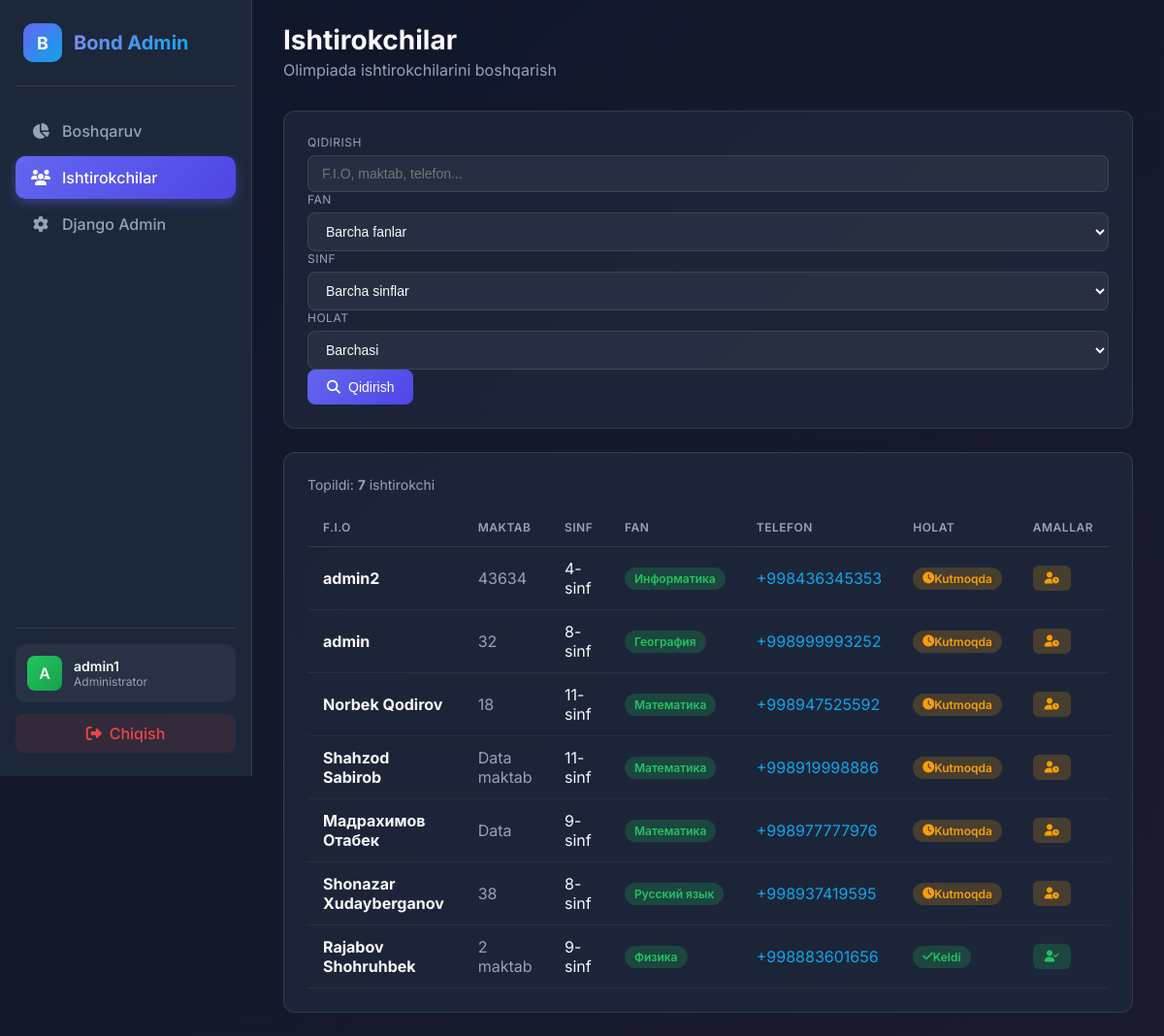
Before: /panel/participants/ (signed in) with the older database file.
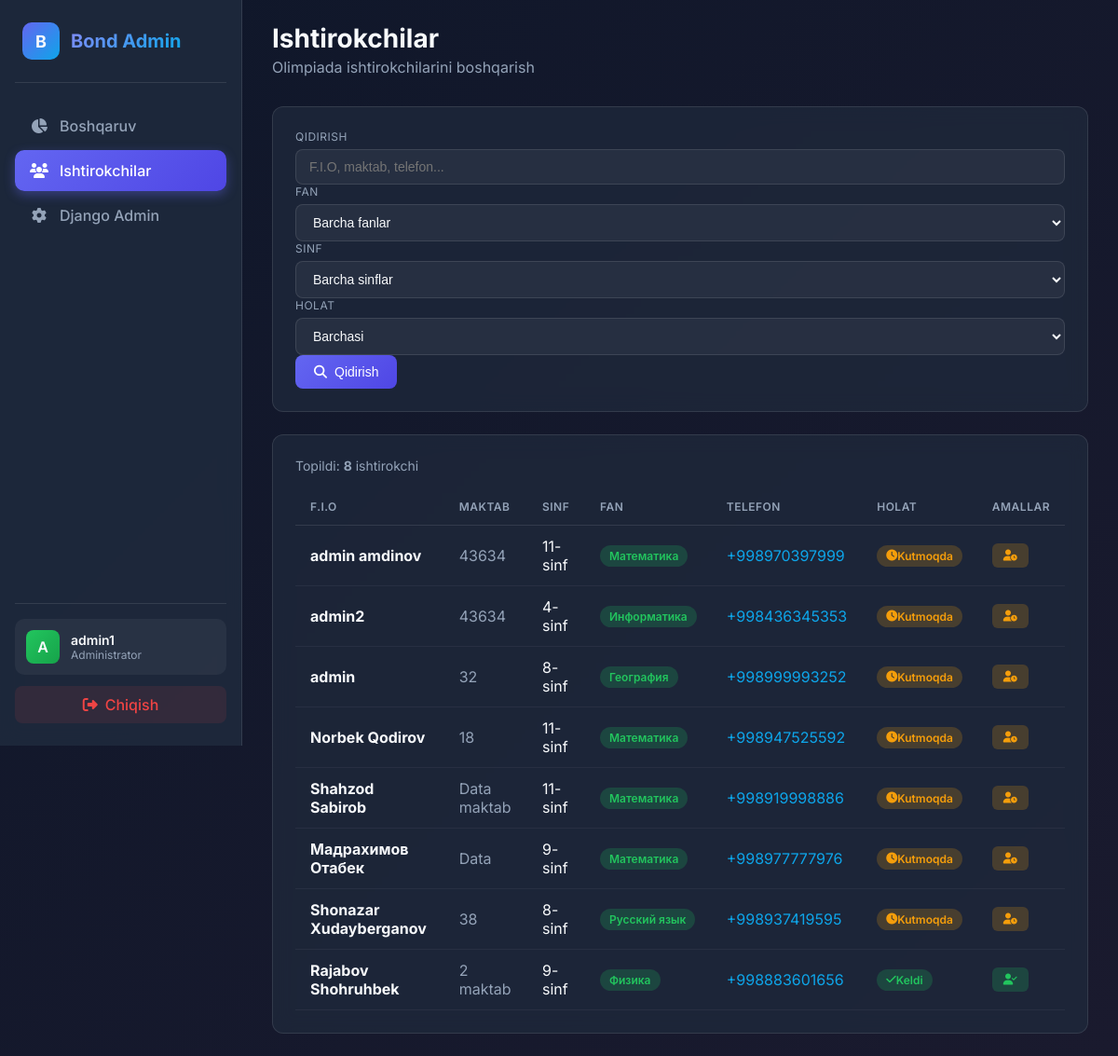
After: the same page with the newer database file.
### apps/public/models.py (models this page shows, shortened)
class Participant(models.Model):
    GRADE_CHOICES = [(i, str(i)) for i in range(1, 12)]
    LANGUAGE_CHOICES = [
        ('ru', 'Русский'),
        ('uz', "O'zbek"),
    ]
    id = models.UUIDField(primary_key=True, default=uuid.uuid4, editable=False)
    username = models.CharField(max_length=50, unique=True, verbose_name="Логин")
    password = models.CharField(max_length=128, verbose_name="Пароль")
    fullname = models.CharField(max_length=255, verbose_name="ФИО участника")
    phone_number = models.CharField(
        max_length=20, unique=True, verbose_name="Номер телефона"
    )
    region = models.CharField(max_length=100, verbose_name="Регион", default="")
    district = models.CharField(max_length=100, verbose_name="Район")
    school = models.CharField(max_length=255, verbose_name="Школа")
    grade = models.PositiveSmallIntegerField(
        choices=GRADE_CHOICES, verbose_name="Класс"
    )
    teacher_fullname = models.CharField(max_length=255, verbose_name="ФИО учителя")
    subject = models.ForeignKey(
        Subject,
        on_delete=models.SET_NULL,
        null=True,
        blank=True,
        verbose_name="Предмет",
    )
    test_language = models.CharField(
        max_length=2,
        choices=LANGUAGE_CHOICES,
        default='ru',
        verbose_name="Язык теста"
    )
    is_checked_in = models.BooleanField(default=False, verbose_name="Присутствовал")
    checked_in_at = models.DateTimeField(
        null=True, blank=True, verbose_name="Время отметки"
    )
    created_at = models.DateTimeField(
        auto_now_add=True, verbose_name="Дата регистрации"
    )
    score = models.IntegerField(default=0, verbose_name="Балл")
    telegram_user_id = models.BigIntegerField(
        null=True, blank=True, verbose_name="Telegram ID"
    )
    telegram_subscribed = models.BooleanField(
        default=False, verbose_name="Подписан на канал"
    )
    class Meta:
        verbose_name = "Участник"
        verbose_name_plural = "Участники"
        ordering = ["-created_at"]

class Subject(models.Model):
    name = models.CharField(max_length=100, verbose_name="Название предмета")
    class Meta:
        verbose_name = "Предмет"
        verbose_name_plural = "Предметы"
        ordering = ["name"]

### apps/admin_panel/views.py (the view)
# urls.py: path("participants/", views.ParticipantListView.as_view(), name="participants"),
class ParticipantListView(LoginRequiredMixin, View):
    login_url = "/panel/login/"
    def get(self, request):
        participants = Participant.objects.all()
        search = request.GET.get("search", "")
        if search:
            participants = participants.filter(
                Q(fullname__icontains=search)
                | Q(school__icontains=search)
                | Q(phone_number__icontains=search)
            )
        subject_id = request.GET.get("subject")
        if subject_id:
            participants = participants.filter(subject_id=subject_id)
        grade = request.GET.get("grade")
        if grade:
            participants = participants.filter(grade=grade)
        checkin_status = request.GET.get("checkin")
        if checkin_status == "yes":
            participants = participants.filter(is_checked_in=True)
        elif checkin_status == "no":
            participants = participants.filter(is_checked_in=False)
        subjects = Subject.objects.all()
        context = {
            "participants": participants,
            "subjects": subjects,
            "search": search,
            "selected_subject": subject_id,
            "selected_grade": grade,
            "selected_checkin": checkin_status,
        }
        return render(request, "admin_panel/participants.html", context)

### apps/admin_panel/templates/admin_panel/participants.html (shortened to what this page needs)
{% extends 'admin_panel/base.html' %}
{% block content %}
<div class="page-header">
    <div>
        <h1 class="page-title">Ishtirokchilar</h1>
        <p class="page-subtitle">Olimpiada ishtirokchilarini boshqarish</p>
    </div>
</div>
<div class="card" style="margin-bottom: 24px;">
    <form method="get" class="filters">
        <div class="filter-group" style="flex: 2;">
            <label class="filter-label">Qidirish</label>
            <input type="text" name="search" class="filter-input" placeholder="F.I.O, maktab, telefon..." value="{{ search }}">
        </div>
        <div class="filter-group">
            <label class="filter-label">Fan</label>
            <select name="subject" class="filter-select">
                <option value="">Barcha fanlar</option>
            </select>
        </div>
        <div class="filter-group">
            <label class="filter-label">Sinf</label>
            <select name="grade" class="filter-select">
                <option value="">Barcha sinflar</option>
            </select>
        </div>
        <div class="filter-group">
            <label class="filter-label">Holat</label>
            <select name="checkin" class="filter-select">
                <option value="">Barchasi</option>
            </select>
        </div>
        <div class="filter-btn">
            <button type="submit" class="btn btn-primary">
                <i class="fas fa-search"></i> Qidirish
            </button>
        </div>
    </form>
</div>
<div class="card">
    <p class="results-info">Topildi: <strong>{{ participants|length }}</strong> ishtirokchi</p>
    <div class="table-container">
        <table class="table">
            <thead>
                <tr>
                    <th>F.I.O</th>
                    <th>Maktab</th>
                    <th>Sinf</th>
                    <th>Fan</th>
                    <th>Telefon</th>
                    <th>Holat</th>
                    <th>Amallar</th>
                </tr>
            </thead>
            <tbody>
                {% for p in participants %}
                <tr class="participant-row" onclick="window.location='{% url 'admin_panel:participant_detail' p.pk %}'">
                    <td>
                        <strong>{{ p.fullname }}</strong>
                    </td>
                    <td style="color: var(--gray-400);">{{ p.school|truncatechars:25 }}</td>
                    <td>{{ p.grade }}-sinf</td>
                    <td>
                        {% if p.subject %}
                        <span class="badge badge-success">{{ p.subject.name }}</span>
                        {% else %}
                        <span style="color: var(--gray-500);">—</span>
                        {% endif %}
                    </td>
                    <td>
                        <a href="tel:{{ p.phone_number }}" class="phone-link" onclick="event.stopPropagation();">
                            {{ p.phone_number }}
                        </a>
                    </td>
                    <td>
                        {% if p.is_checked_in %}
                        <span class="badge badge-success">
                            <i class="fas fa-check"></i> Keldi
                        </span>
                        {% else %}
                        <span class="badge badge-warning">
                            <i class="fas fa-clock"></i> Kutmoqda
                        </span>
                        {% endif %}
                    </td>
                    <td onclick="event.stopPropagation();">
                        <button class="checkin-btn {% if p.is_checked_in %}checked{% else %}not-checked{% endif %}"
                                onclick="toggleCheckin('{{ p.pk }}', this)">
                            {% if p.is_checked_in %}
                            <i class="fas fa-user-check"></i>
                            {% else %}
                            <i class="fas fa-user-clock"></i>
                            {% endif %}
                        </button>
                    </td>
                </tr>
                {% endfor %}
            </tbody>
        </table>
    </div>
</div>
{% endblock %}

### apps/admin_panel/templates/admin_panel/base.html (shortened to what this page needs)
<!DOCTYPE html>
<html lang="ru">
<head>
    <link rel="stylesheet" href="https://cdnjs.cloudflare.com/ajax/libs/font-awesome/6.5.1/css/all.min.css">
</head>
<body>
    <aside class="sidebar">
        <div class="logo">
            <div class="logo-icon">B</div>
            <span class="logo-text">Bond Admin</span>
        </div>
        <ul class="nav-menu">
            <li class="nav-item">
                <a href="{% url 'admin_panel:dashboard' %}" class="nav-link {% if request.resolver_match.url_name == 'dashboard' %}active{% endif %}">
                    <i class="fas fa-chart-pie"></i>
                    <span>Boshqaruv</span>
                </a>
            </li>
            <li class="nav-item">
                <a href="{% url 'admin_panel:participants' %}" class="nav-link {% if request.resolver_match.url_name == 'participants' %}active{% endif %}">
                    <i class="fas fa-users"></i>
                    <span>Ishtirokchilar</span>
                </a>
            </li>
            <li class="nav-item">
                <a href="{% url 'admin:index' %}" class="nav-link" target="_blank">
                    <i class="fas fa-cog"></i>
                    <span>Django Admin</span>
                </a>
            </li>
        </ul>
        <div class="sidebar-footer">
            <div class="user-info">
                <div class="user-avatar">{{ request.user.username|slice:":1"|upper }}</div>
                <div>
                    <div class="user-name">{{ request.user.username }}</div>
                    <div class="user-role">Administrator</div>
                </div>
            </div>
            <a href="{% url 'admin_panel:logout' %}" class="logout-btn">
                <i class="fas fa-sign-out-alt"></i>
                <span>Chiqish</span>
            </a>
        </div>
    </aside>
    <main class="main-content">
        {% block content %}{% endblock %}
    </main>
</body>
</html>

Changed rows visible on the page:
added Participant: fullname "admin amdinov", school "43634", grade "11", subject.name "Математика", phone_number "+998970397999", is_checked_in False (drawn)
Other visible differences:
{{ participants|length }}: "7" → "8"
